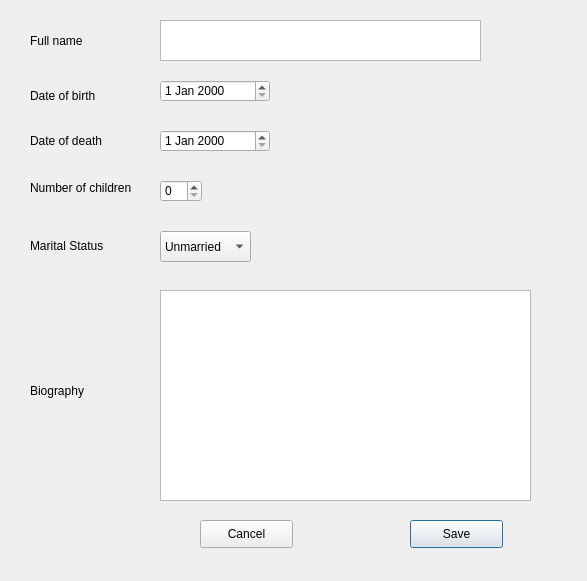
<?xml version="1.0" encoding="UTF-8"?>
<ui version="4.0">
 <class>editauthor</class>
 <widget class="QDialog" name="editauthor">
  <property name="geometry">
   <rect>
    <x>0</x>
    <y>0</y>
    <width>587</width>
    <height>581</height>
   </rect>
  </property>
  <property name="windowTitle">
   <string>Dialog</string>
  </property>
  <widget class="QSpinBox" name="spinBox">
   <property name="geometry">
    <rect>
     <x>160</x>
     <y>180</y>
     <width>42</width>
     <height>22</height>
    </rect>
   </property>
  </widget>
  <widget class="QLabel" name="label_7">
   <property name="geometry">
    <rect>
     <x>30</x>
     <y>380</y>
     <width>71</width>
     <height>21</height>
    </rect>
   </property>
   <property name="text">
    <string>Biography</string>
   </property>
  </widget>
  <widget class="QLabel" name="label">
   <property name="geometry">
    <rect>
     <x>30</x>
     <y>30</y>
     <width>71</width>
     <height>21</height>
    </rect>
   </property>
   <property name="text">
    <string>Full name</string>
   </property>
  </widget>
  <widget class="QTextEdit" name="textEdit_5">
   <property name="geometry">
    <rect>
     <x>160</x>
     <y>290</y>
     <width>371</width>
     <height>211</height>
    </rect>
   </property>
  </widget>
  <widget class="QPushButton" name="pushButton">
   <property name="geometry">
    <rect>
     <x>410</x>
     <y>520</y>
     <width>93</width>
     <height>28</height>
    </rect>
   </property>
   <property name="text">
    <string>Save</string>
   </property>
  </widget>
  <widget class="QLabel" name="label_5">
   <property name="geometry">
    <rect>
     <x>30</x>
     <y>230</y>
     <width>91</width>
     <height>31</height>
    </rect>
   </property>
   <property name="text">
    <string>Marital Status</string>
   </property>
  </widget>
  <widget class="QDateEdit" name="dateEdit">
   <property name="geometry">
    <rect>
     <x>160</x>
     <y>80</y>
     <width>110</width>
     <height>22</height>
    </rect>
   </property>
  </widget>
  <widget class="QLabel" name="label_3">
   <property name="geometry">
    <rect>
     <x>30</x>
     <y>120</y>
     <width>91</width>
     <height>41</height>
    </rect>
   </property>
   <property name="text">
    <string>Date of death</string>
   </property>
  </widget>
  <widget class="QDateEdit" name="dateEdit_2">
   <property name="geometry">
    <rect>
     <x>160</x>
     <y>130</y>
     <width>110</width>
     <height>22</height>
    </rect>
   </property>
  </widget>
  <widget class="QLabel" name="label_4">
   <property name="geometry">
    <rect>
     <x>30</x>
     <y>180</y>
     <width>111</width>
     <height>16</height>
    </rect>
   </property>
   <property name="text">
    <string>Number of children</string>
   </property>
  </widget>
  <widget class="QTextEdit" name="textEdit_4">
   <property name="geometry">
    <rect>
     <x>160</x>
     <y>20</y>
     <width>321</width>
     <height>41</height>
    </rect>
   </property>
  </widget>
  <widget class="QPushButton" name="pushButton_2">
   <property name="geometry">
    <rect>
     <x>200</x>
     <y>520</y>
     <width>93</width>
     <height>28</height>
    </rect>
   </property>
   <property name="text">
    <string>Cancel</string>
   </property>
  </widget>
  <widget class="QLabel" name="label_2">
   <property name="geometry">
    <rect>
     <x>30</x>
     <y>80</y>
     <width>91</width>
     <height>31</height>
    </rect>
   </property>
   <property name="text">
    <string>Date of birth</string>
   </property>
  </widget>
  <widget class="QComboBox" name="comboBox">
   <property name="geometry">
    <rect>
     <x>160</x>
     <y>231</y>
     <width>91</width>
     <height>31</height>
    </rect>
   </property>
   <item>
    <property name="text">
     <string>Unmarried</string>
    </property>
   </item>
   <item>
    <property name="text">
     <string>Married</string>
    </property>
   </item>
   <item>
    <property name="text">
     <string>Widowed</string>
    </property>
   </item>
   <item>
    <property name="text">
     <string>Divorced</string>
    </property>
   </item>
  </widget>
 </widget>
 <resources/>
 <connections/>
</ui>
